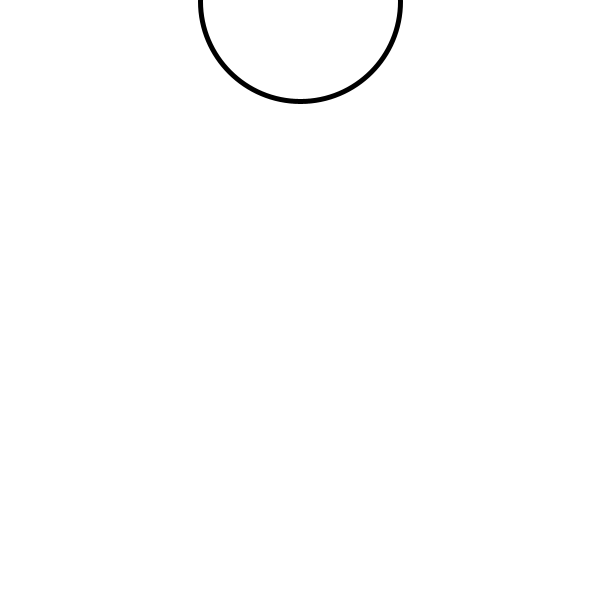
Frame 1 (no input)
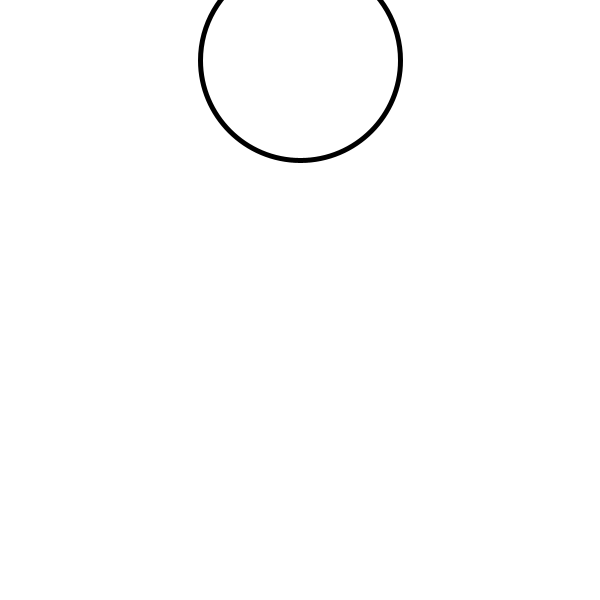
Frame 60 (the mouse pressed at the canvas centre just before this capture)
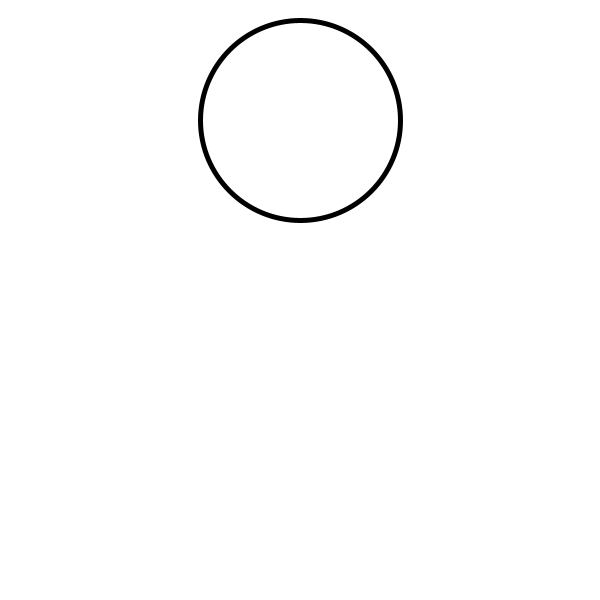
Frame 120 (the mouse held since frame 60 and released just before this capture)

The Processing sketch that drew these frames (run headless with seeded random() and noise(); from frame 60 on, the mouse is pressed at the canvas centre):

// Processing sketch: Anim1
// ── Anim1.pde
// Ibrahim Ali
// Animation tutorial

int x;

void setup(){
  size(600,600);
  x = 1;
}

void draw(){
  background(255);
  strokeWeight(5);
  ellipse(300,x,200,200);
  x += 1;
  if (x >= 800){
    x= 0;
  }
}
